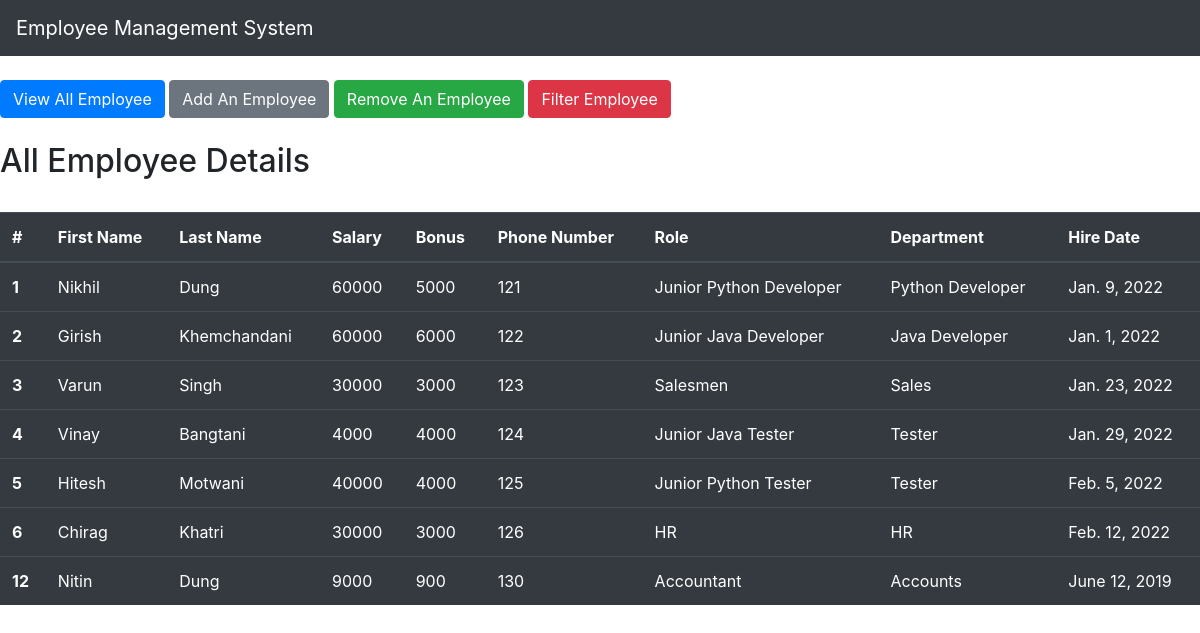
Page /All on the committed database.
### Employee_View/models.py (models this page shows)
class Employee(models.Model):
    first_name = models.CharField(max_length=100)
    last_name = models.CharField(max_length=100)
    dept = models.ForeignKey(Department, on_delete=models.CASCADE)
    salary = models.IntegerField(default=0)
    bonus = models.IntegerField(default=0)
    role = models.ForeignKey(Role,on_delete=models.CASCADE)
    phone = models.IntegerField(default=0)
    hire_date = models.DateField()

class Role(models.Model):
    role = models.CharField(max_length=300)
    def __str__(self):
        return self.role

class Department(models.Model):
    department = models.CharField(max_length=100)
    def __str__(self):
        return self.department

### Employee_View/views.py (the view)
# urls.py: path('All',views.All_Page,name="All_Page"),
def All_Page(request):
    Details = Employee.objects.all()
    return render(request, 'Employee_View/View_All.html',{
        'pass':Details
    })

### Employee_View/templates/Employee_View/View_All.html (shortened to what this page needs)
{% extends './Home_Page.html' %}
{% block Content%}
<br>
<h2>All Employee Details</h2>
<table class="table table-dark">
  <br>
  <thead>
    <tr>
      <th scope="col">#</th>
      <th scope="col">First Name</th>
      <th scope="col">Last Name</th>
      <th scope="col">Salary</th>
      <th scope="col">Bonus</th>
      <th scope="col">Phone Number</th>
      <th scope="col">Role</th>
      <th scope="col">Department</th>
      <th scope="col">Hire Date</th>
    </tr>
  </thead>
  <tbody>
  {% for emp in pass%}
    <tr>
      <th scope="row">{{emp.id}}</th>
      <td>{{emp.first_name}}</td>
      <td>{{emp.last_name}}</td>
      <td>{{emp.salary}}</td>
      <td>{{emp.bonus}}</td>
      <td>{{emp.phone}}</td>
      <td>{{emp.role}}</td>
      <td>{{emp.dept}}</td>
      <td>{{emp.hire_date}}</td>
    </tr>
    {% endfor %}
  </tbody>
</table>
{% endblock%}

### Employee_View/templates/Employee_View/Home_Page.html (shortened to what this page needs)
{% load static %}
<!DOCTYPE html>
<html lang="en">
<head>
    <link rel="stylesheet" href="https://cdn.jsdelivr.net/npm/bootstrap@4.3.1/dist/css/bootstrap.min.css">
</head>
<body>
<nav class="navbar navbar-expand-lg navbar-dark bg-dark">
  <a class="navbar-brand" href="{% url 'Home_Page' %}">Employee Management System</a>
</nav>
<br>
<a href="{% url 'All_Page' %}"><button type="button" class="btn btn-primary" >View All Employee</button></a>
<a href="{% url 'Add_Page' %}"><button type="button" class="btn btn-secondary" >Add An Employee</button></a>
<a href="{% url 'Remove_Page' %}"><button type="button" class="btn btn-success" >Remove An Employee</button></a>
<a href="{% url 'Filter_Page' %}"><button type="button" class="btn btn-danger" >Filter Employee</button></a>
<br>
{% block Content%}
{% endblock %}
</body>
</html>

### rows in the picture
Employee: id "1", first_name "Nikhil", last_name "Dung", salary "60000", bonus "5000", phone "121", role "Junior Python Developer", dept "Python Developer", hire_date "Jan. 9, 2022"
Employee: id "2", first_name "Girish", last_name "Khemchandani", salary "60000", bonus "6000", phone "122", role "Junior Java Developer", dept "Java Developer", hire_date "Jan. 1, 2022"
Employee: id "3", first_name "Varun", last_name "Singh", salary "30000", bonus "3000", phone "123", role "Salesmen", dept "Sales", hire_date "Jan. 23, 2022"
Employee: id "4", first_name "Vinay", last_name "Bangtani", salary "4000", bonus "4000", phone "124", role "Junior Java Tester", dept "Tester", hire_date "Jan. 29, 2022"
Employee: id "5", first_name "Hitesh", last_name "Motwani", salary "40000", bonus "4000", phone "125", role "Junior Python Tester", dept "Tester", hire_date "Feb. 5, 2022"
Employee: id "6", first_name "Chirag", last_name "Khatri", salary "30000", bonus "3000", phone "126", role "HR", dept "HR", hire_date "Feb. 12, 2022"
Employee: id "12", first_name "Nitin", last_name "Dung", salary "9000", bonus "900", phone "130", role "Accountant", dept "Accounts", hire_date "June 12, 2019"
